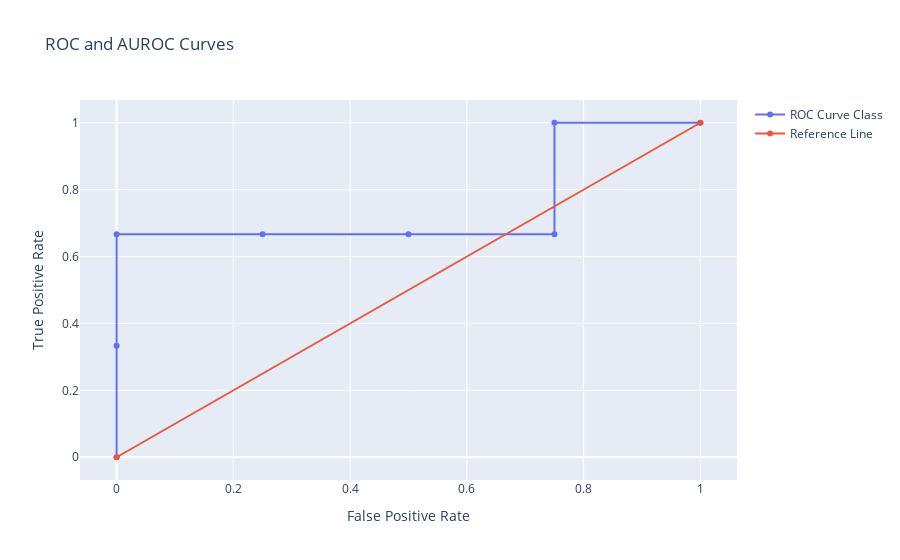

The cell this chart's notebook holds for it:
### Code cell
# Create a plotly graph of the ROC curve and the AUROC curve for each class
fig = go.Figure()

fig.add_trace(go.Scatter(x=fprs[0], y=tprs[0], name=f'ROC Curve Class'))
fig.add_trace(go.Scatter(x=[0,1], y=[0, 1], name=f'Reference Line'))

# Update the layout of the graph
fig.update_layout(title='ROC and AUROC Curves', xaxis_title='False Positive Rate', yaxis_title='True Positive Rate')
fig.show()

### Figure 1 — Plotly figure (JSON) as saved in the notebook; plotly's stock layout.template omitted (floating-point values rounded to 4 significant figures)
{"data": [{"name": "ROC Curve Class", "type": "scatter", "x": [0, 0, 0, 0.25, 0.5, 0.75, 0.75, 1], "y": [0, 0.3333, 0.6667, 0.6667, 0.6667, 0.6667, 1, 1]}, {"name": "Reference Line", "type": "scatter", "x": [0, 1], "y": [0, 1]}], "layout": {"title": {"text": "ROC and AUROC Curves"}, "xaxis": {"title": {"text": "False Positive Rate"}}, "yaxis": {"title": {"text": "True Positive Rate"}}}}
